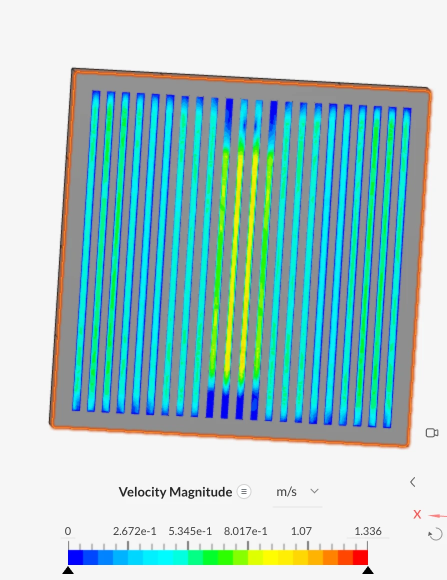
#> input picture manifold_agent/images/1008.png, 894 x 1160 px, given in place of 1008.png.png, which was not available (shown at 1/2 size)
$ python -i photo_square.py   (imports and definitions only)
#> lines starting #> are read from the running program, lines starting #| are printed output that depends on the picture; after the words box and inside, x2 and y2 are one past the last pixel; in counts of white or black regions, pixels touching at a corner belong together
#> in square_photo, im is the input picture: PIL image 894x1160 RGB; mean R, G, B 165.8, 200.5, 199.4
"""SimScale 바닥 온도 사진 → 판(칩)만 네모 반듯하게 펴기 + 그 사진의 색상바 아래 붙이기.
  square_photo(n) → PIL.Image
판 찾기: 색이 진한 곳(채도 높음) 또는 아주 어두운 곳(격자선)을 묶어 가장 큰 덩어리 = 판, 꼭짓점 4개 = x+y, x−y 극값 → 원근 변환.
"""
from pathlib import Path
import numpy as np
from PIL import Image
from scipy import ndimage as ndi
ROOT = Path(__file__).resolve().parents[1]


def _mask(a):
    a = a.astype(float) / 255; mx, mn = a.max(2), a.min(2)
    sat = (mx - mn) / (mx + 1e-6)
    return (sat > .28) | (mx < .3)
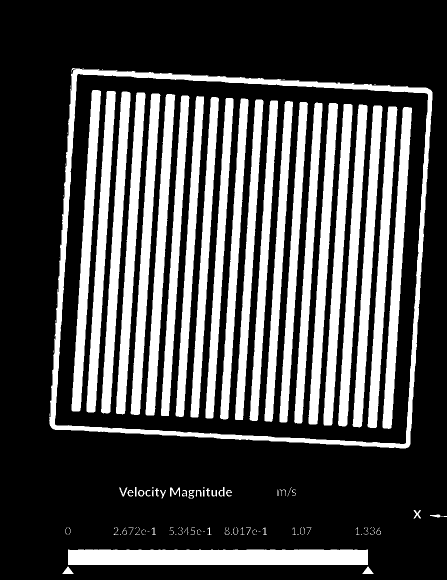
#> returned value: shape (1160, 894) bool (shown at 1/2 size); 28.7% white; 132 white regions (70 under 20 px), largest, box (x1, y1, x2, y2) and area: (98, 136, 865, 897) 28346, (136, 1099, 736, 1130) 18300, (765, 214, 824, 858) 11917


def square_photo(n, size=600, bar=True):
    im = Image.open(ROOT / f"images/{n}.png").convert("RGB"); a = np.array(im)
    m = ndi.binary_opening(_mask(a), iterations=2)
#> m: shape (1160, 894) bool; 28.4% white; 30 white regions (3 under 20 px), largest, box (x1, y1, x2, y2) and area: (98, 137, 865, 897) 28243, (136, 1099, 736, 1130) 18288, (765, 214, 824, 858) 11913
    lab, k = ndi.label(m); sizes = ndi.sum(m, lab, range(1, k + 1)); order = np.argsort(sizes)[::-1] + 1
#> after `lab, k = ndi.label(m)`:
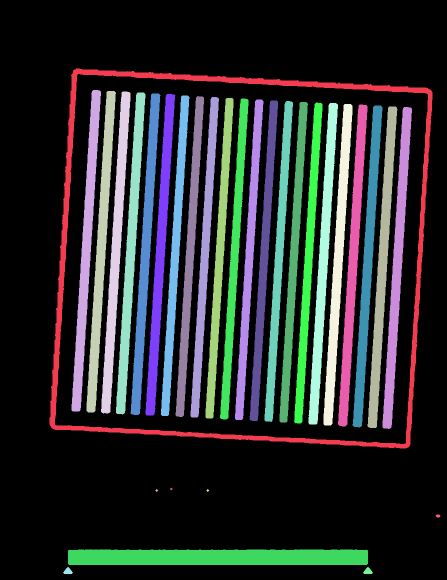
#> lab: shape (1160, 894) int32 (shown at 1/2 size); 31 distinct labels, from 0 to 30; one colour per label, 0 black
#> after `lab, k = ndi.label(m)`: k = 30
#> after `sizes = ndi.sum(m, lab, range(1, k + 1))`: sizes = 30 values, max 28243 at index 0, min 18 at index 23, mean 9828.6
#> after `order = np.argsort(sizes)[::-1] + 1`: order = 30 values, max 30 at index 25, min 1 at index 0, mean 15.5
    plate = ndi.binary_fill_holes(lab == order[0])
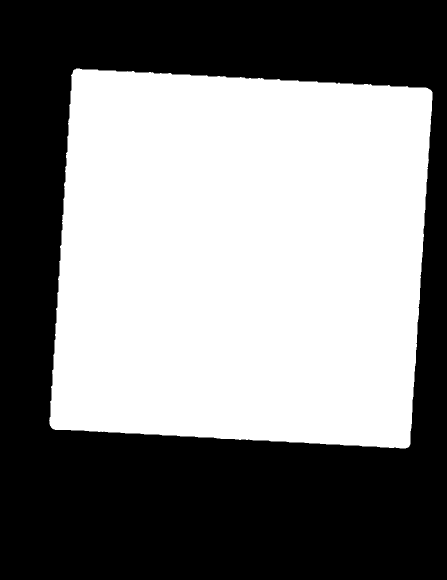
#> plate: shape (1160, 894) bool (shown at 1/2 size); 50.3% white; 1 black region, box (x1, y1, x2, y2) and area: (0, 0, 894, 1160) 515199
    ys, xs = np.nonzero(plate)
    s, d = xs + ys, xs - ys
    tl = (xs[s.argmin()], ys[s.argmin()]); br = (xs[s.argmax()], ys[s.argmax()])
#> after `tl = (xs[s.argmin()], ys[s.argmin()])`: tl = (148, 139)
#> after `br = (xs[s.argmax()], ys[s.argmax()])`: br = (818, 892)
    tr = (xs[d.argmax()], ys[d.argmax()]); bl = (xs[d.argmin()], ys[d.argmin()])
#> after `tr = (xs[d.argmax()], ys[d.argmax()])`: tr = (860, 179)
#> after `bl = (xs[d.argmin()], ys[d.argmin()])`: bl = (102, 854)
    quad = (*tl, *bl, *br, *tr)            # PIL QUAD: 왼위, 왼아래, 오른아래, 오른위
#> quad = (148, 139, 102, 854, 818, 892, 860, 179)
    sq = im.transform((size, size), Image.QUAD, quad, resample=Image.BICUBIC)
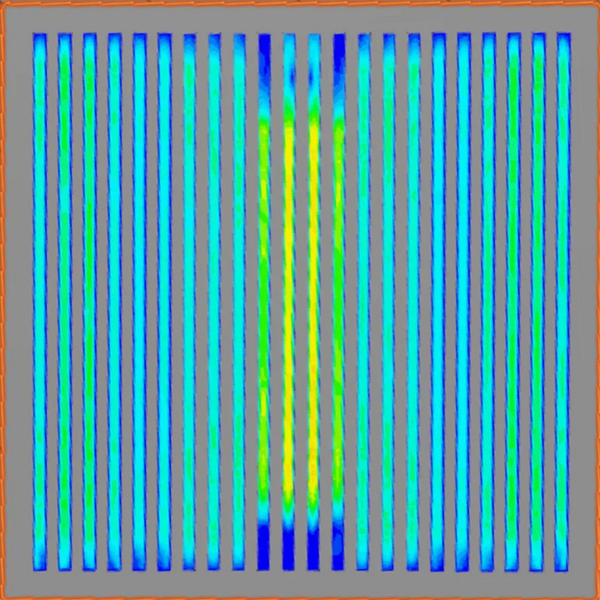
#> sq: PIL image 600x600 RGB; mean R, G, B 91.8, 161.2, 162.3
    if not bar:
        return sq
    # 색상바: 판 아래쪽에서 가로로 긴 덩어리
    cb = None
    a2 = a.astype(float) / 255; sat = (a2.max(2) - a2.min(2)) / (a2.max(2) + 1e-6)
    m2 = (sat > .45) & (a2.max(2) > .15); m2[:max(bl[1], br[1]) + 3] = False      # 색만 (검은 작업표시줄 빼려고), 판 아래쪽만
#> after `m2 = (sat > 0.45) & (a2.max(2) > 0.15)`: m2: shape (1160, 894) bool; 25.6% white; 37 white regions (11 under 20 px), largest, box (x1, y1, x2, y2) and area: (99, 139, 864, 896) 21969, (136, 1099, 736, 1130) 18002, (173, 182, 231, 824) 10911
#> after `m2[:max(bl[1], br[1]) + 3] = False`:
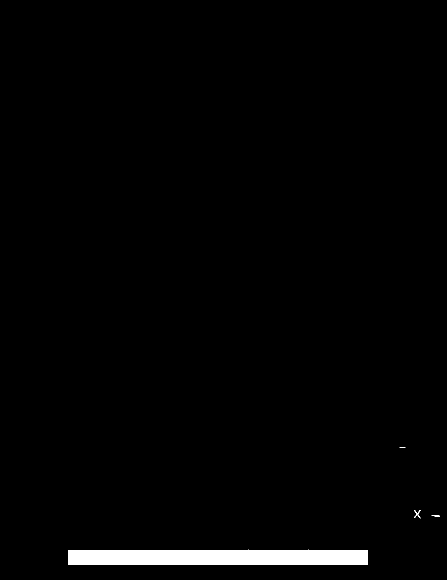
#> m2: shape (1160, 894) bool (shown at 1/2 size); 1.7% white; 4 white regions (1 under 20 px), largest, box (x1, y1, x2, y2) and area: (136, 1099, 736, 1130) 18002, (828, 1020, 841, 1037) 77, (863, 1030, 879, 1034) 34
    lab2, k2 = ndi.label(m2); sz2 = ndi.sum(m2, lab2, range(1, k2 + 1))
#> after `lab2, k2 = ndi.label(m2)`: lab2: shape (1160, 894) int32; 5 distinct labels, from 0 to 4
#> after `lab2, k2 = ndi.label(m2)`: k2 = 4
#> after `sz2 = ndi.sum(m2, lab2, range(1, k2 + 1))`: sz2 = [12, 77, 34, 18002]
    for j in (np.argsort(sz2)[::-1] + 1)[:8]:
        yy, xx = np.nonzero(lab2 == j)
        w, h = xx.max() - xx.min(), yy.max() - yy.min()
        if w > 5 * max(h, 1) and w > 150 and h > 4:
            cb = (xx.min(), yy.min(), xx.max(), yy.max()); break
#> this loop made 1 pass
#> (j, w, h, cb) on pass 1: (4, 599, 30, (136, 1099, 735, 1129))
    if cb is None:
        return sq
    x0, y0, x1, y1 = cb
#> x0 = 136; y0 = 1099; x1 = 735; y1 = 1129
    strip = im.crop((max(x0 - 45, 0), max(y0 - 32, 0), min(x1 + 90, im.width), min(y1 + 4, im.height)))
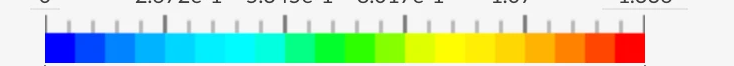
#> strip: PIL image 734x66 RGB; mean R, G, B 191.7, 219.5, 191.7
    strip = strip.resize((size, int(strip.height * size / strip.width)))
#> strip: PIL image 600x53 RGB
    out = Image.new("RGB", (size, size + strip.height + 6), "white"); out.paste(sq, (0, 0)); out.paste(strip, (0, size + 6))
#> after `out = Image.new('RGB', (size, size + strip.height + 6), 'white')`: out: PIL image 600x659 RGB; every value is 255
#> after `out.paste(strip, (0, size + 6))`:
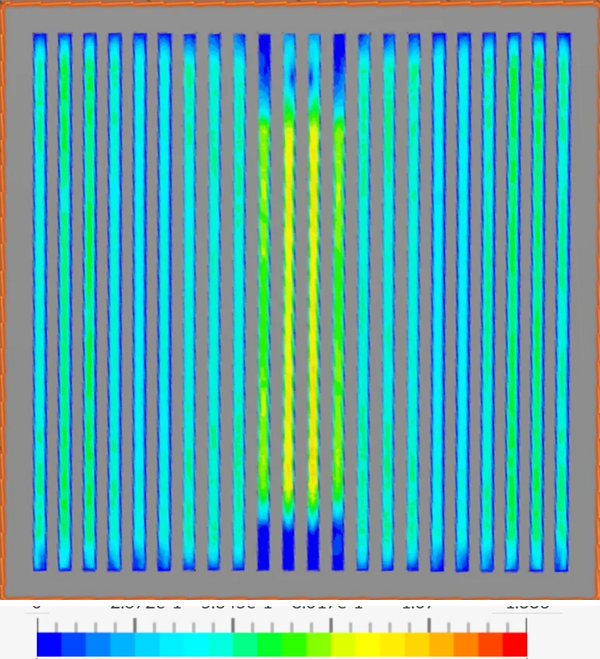
#> out: PIL image 600x659 RGB; mean R, G, B 101.4, 166.7, 165.5
    return out


# [4 lines not run here, left out]

>>> result = square_photo('../images/1008.png')

$ run again, on manifold_agent/images/104.png
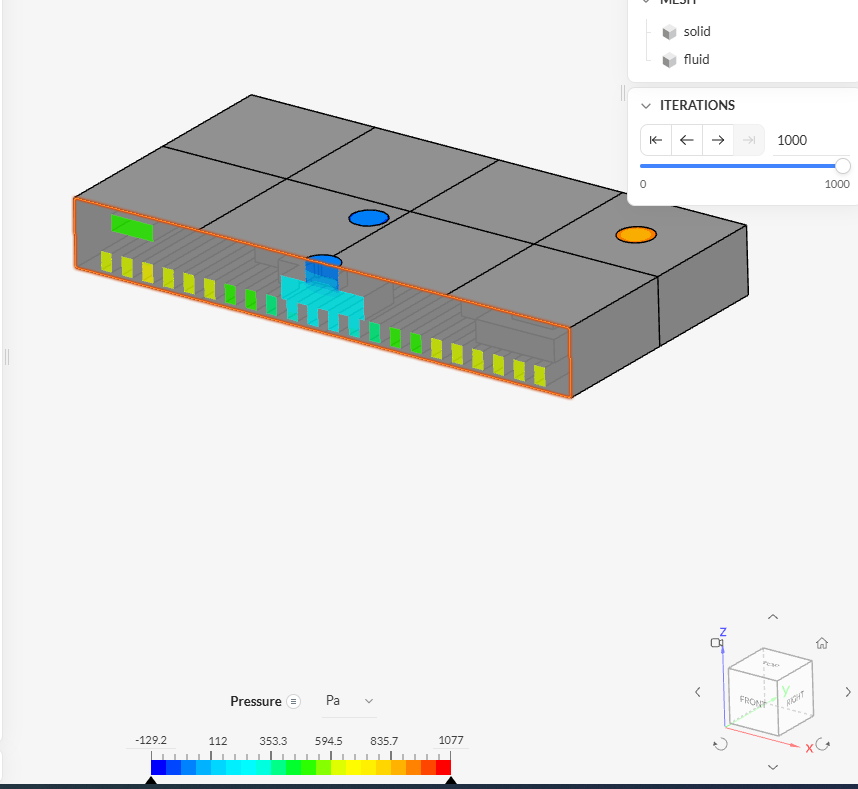
#> input picture manifold_agent/images/104.png, 858 x 789 px, given in place of 104.png.png, which was not available
#> m: shape (789, 858) bool; 3.4% white; 24 white regions, largest, box (x1, y1, x2, y2) and area: (72, 195, 575, 399) 8577, (151, 760, 451, 775) 4488, (0, 778, 858, 789) 4358
#> lab: shape (789, 858) int32; 25 distinct labels, from 0 to 24
#> k = 24
#> sizes = 24 values, max 8577 at index 0, min 199 at index 7, mean 959.4
#> order = 24 values, max 24 at index 2, min 1 at index 0, mean 12.5
#> plate: shape (789, 858) bool; 5.5% white; 1 white region, box (x1, y1, x2, y2) and area: (72, 195, 575, 399) 37068
#> tl = (75, 196)
#> br = (574, 395)
#> tr = (568, 325)
#> bl = (74, 267)
#> quad = (75, 196, 74, 267, 574, 395, 568, 325)
#> m2: shape (789, 858) bool; 3.4% white; 46 white regions (20 under 20 px), largest, box (x1, y1, x2, y2) and area: (73, 196, 574, 399) 7620, (151, 760, 451, 775) 4500, (0, 784, 858, 789) 4222
#> in square_photo, `m2[:max(bl[1], br[1]) + 3] = False`:
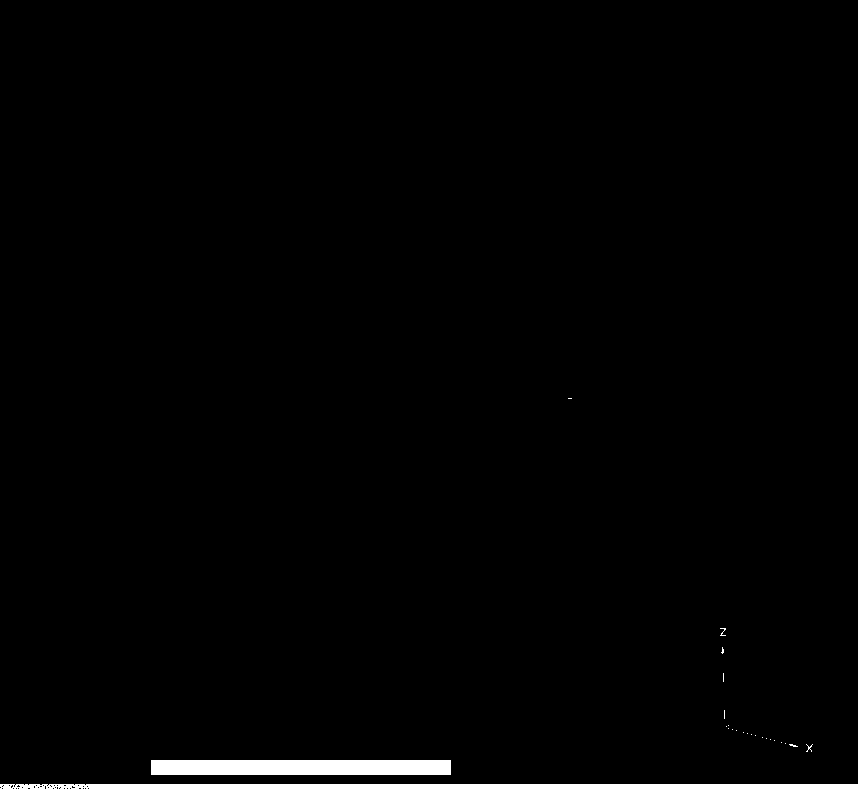
#> m2: shape (789, 858) bool; 1.3% white; 24 white regions (21 under 20 px), largest, box (x1, y1, x2, y2) and area: (151, 760, 451, 775) 4500, (0, 784, 858, 789) 4222, (720, 628, 726, 636) 20
#> lab2: shape (789, 858) int32; 33 distinct labels, from 0 to 32
#> k2 = 32
#> sz2 = 32 values, max 4500 at index 30, min 1 at index 2, mean 275.8
#> the loop in square_photo, `for j in (np.argsort(sz2)[::-1] + 1)[:8]:` made 1 pass
#> (j, w, h, cb) on pass 1: (31, 299, 14, (151, 760, 450, 774))
#> x0 = 151; y0 = 760; x1 = 450; y1 = 774
#> out: PIL image 600x675 RGB; every value is 255
#> in square_photo, `out.paste(strip, (0, size + 6))`:
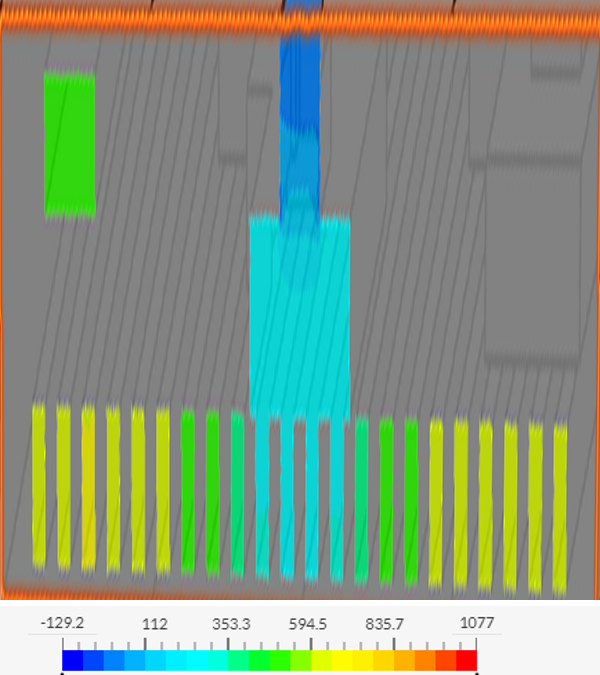
#> out: PIL image 600x675 RGB; mean R, G, B 133.2, 153.2, 129

$ run again, on manifold_agent/images/1041.png
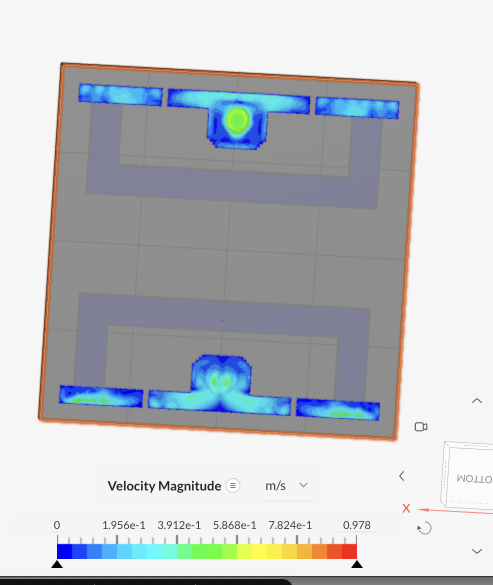
#> input picture manifold_agent/images/1041.png, 986 x 1170 px, given in place of 1041.png.png, which was not available (shown at 1/2 size)
#> m: shape (1170, 986) bool; 9.9% white; 15 white regions (3 under 20 px), largest, box (x1, y1, x2, y2) and area: (76, 126, 839, 883) 24688, (295, 708, 584, 833) 19579, (334, 176, 622, 301) 19557
#> lab: shape (1170, 986) int32; 16 distinct labels, from 0 to 15
#> k = 15
#> sizes = [24688, 6324, 19557, 6319, 19579, 6300, 6291, 18, 18, 18, 52, 17997, 170, 170, 6912]
#> order = [1, 5, 3, 12, 15, 2, 4, 6, 7, 14, 13, 11, 10, 9, 8]
#> in square_photo, `plate = ndi.binary_fill_holes(lab == order[0])`:
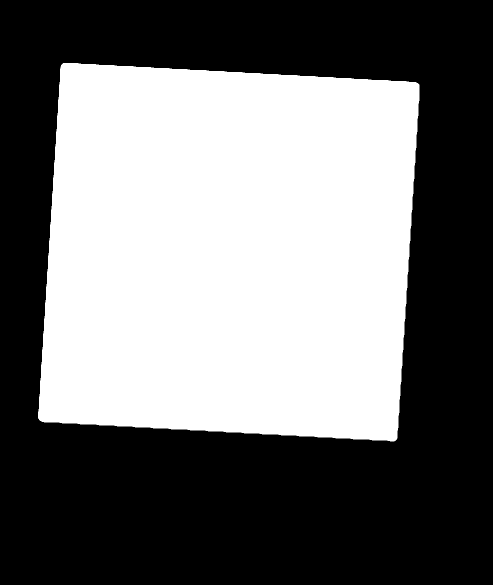
#> plate: shape (1170, 986) bool (shown at 1/2 size); 44.9% white; 1 white region, box (x1, y1, x2, y2) and area: (76, 126, 839, 883) 518300
#> tl = (126, 126)
#> br = (793, 878)
#> tr = (835, 166)
#> bl = (78, 839)
#> quad = (126, 126, 78, 839, 793, 878, 835, 166)
#> m2: shape (1170, 986) bool; 8.7% white; 10 white regions (1 under 20 px), largest, box (x1, y1, x2, y2) and area: (296, 709, 583, 832) 19183, (334, 177, 621, 300) 19173, (77, 127, 838, 882) 19154
#> m2: shape (1170, 986) bool; 1.6% white; 3 white regions (1 under 20 px), largest, box (x1, y1, x2, y2) and area: (114, 1088, 714, 1118) 17886, (805, 1008, 820, 1025) 77
#> lab2: shape (1170, 986) int32; 4 distinct labels, from 0 to 3
#> k2 = 3
#> sz2 = [7, 77, 17886]
#> the loop in square_photo, `for j in (np.argsort(sz2)[::-1] + 1)[:8]:` made 1 pass
#> (j, w, h, cb) on pass 1: (3, 599, 29, (114, 1088, 713, 1117))
#> x0 = 114; y0 = 1088; x1 = 713; y1 = 1117
#> out: PIL image 600x659 RGB; every value is 255
#> in square_photo, `out.paste(strip, (0, size + 6))`:
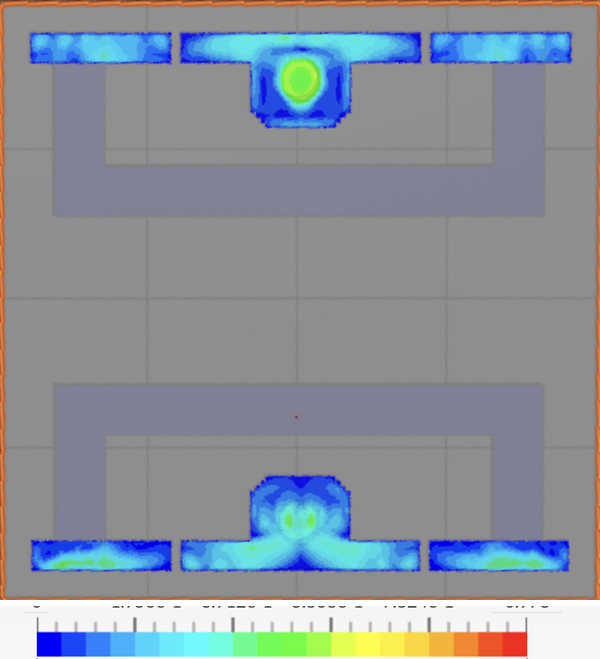
#> out: PIL image 600x659 RGB; mean R, G, B 139, 146.4, 155.8

$ run again, on manifold_agent/images/1044.png
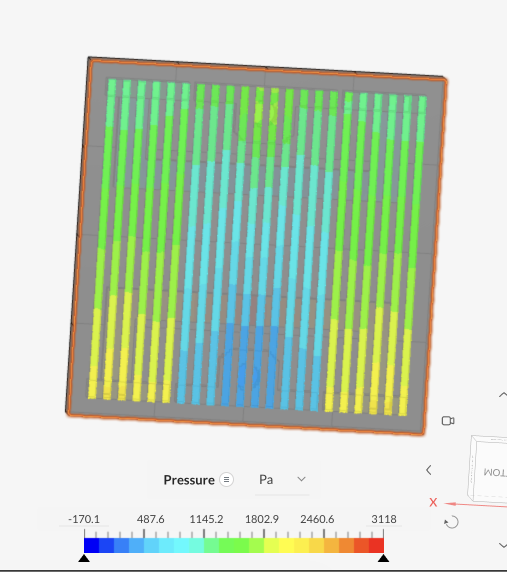
#> input picture manifold_agent/images/1044.png, 1014 x 1144 px, given in place of 1044.png.png, which was not available (shown at 1/2 size)
#> m: shape (1144, 1014) bool; 24.1% white; 27 white regions, largest, box (x1, y1, x2, y2) and area: (130, 114, 896, 873) 25812, (168, 1075, 768, 1106) 17997, (738, 188, 796, 830) 10890
#> lab: shape (1144, 1014) int32; 28 distinct labels, from 0 to 27
#> k = 27
#> sizes = 27 values, max 25812 at index 0, min 52 at index 23, mean 10358.2
#> order = 27 values, max 27 at index 25, min 1 at index 0, mean 14
#> plate: shape (1144, 1014) bool; 44.8% white; 1 white region, box (x1, y1, x2, y2) and area: (130, 114, 896, 873) 519404
#> tl = (182, 117)
#> br = (849, 868)
#> tr = (890, 155)
#> bl = (134, 830)
#> quad = (182, 117, 134, 830, 849, 868, 890, 155)
#> m2: shape (1144, 1014) bool; 21.5% white; 63 white regions (38 under 20 px), largest, box (x1, y1, x2, y2) and area: (131, 117, 895, 872) 18715, (168, 1076, 768, 1106) 17886, (649, 184, 706, 824) 9950
#> m2: shape (1144, 1014) bool; 1.5% white; 3 white regions (1 under 20 px), largest, box (x1, y1, x2, y2) and area: (168, 1076, 768, 1106) 17886, (859, 996, 874, 1013) 77
#> lab2: shape (1144, 1014) int32; 4 distinct labels, from 0 to 3
#> k2 = 3
#> sz2 = [15, 77, 17886]
#> the loop in square_photo, `for j in (np.argsort(sz2)[::-1] + 1)[:8]:` made 1 pass
#> (j, w, h, cb) on pass 1: (3, 599, 29, (168, 1076, 767, 1105))
#> x0 = 168; y0 = 1076; x1 = 767; y1 = 1105
#> out: PIL image 600x659 RGB; every value is 255
#> in square_photo, `out.paste(strip, (0, size + 6))`:
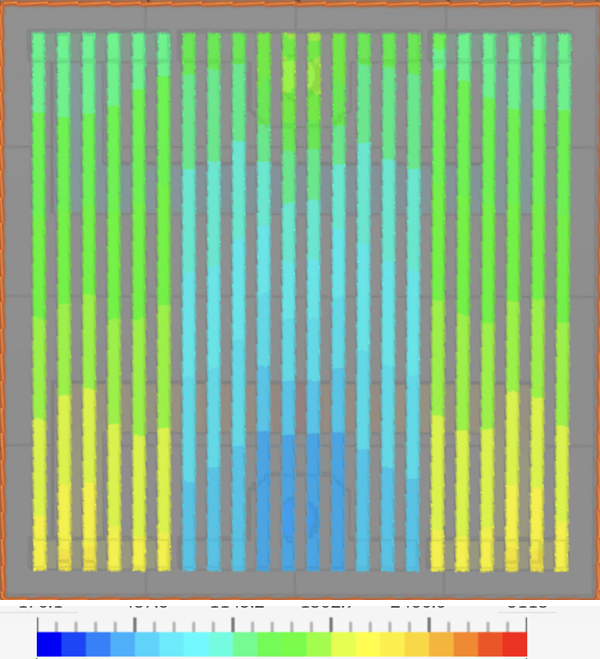
#> out: PIL image 600x659 RGB; mean R, G, B 143, 180.6, 141.6
